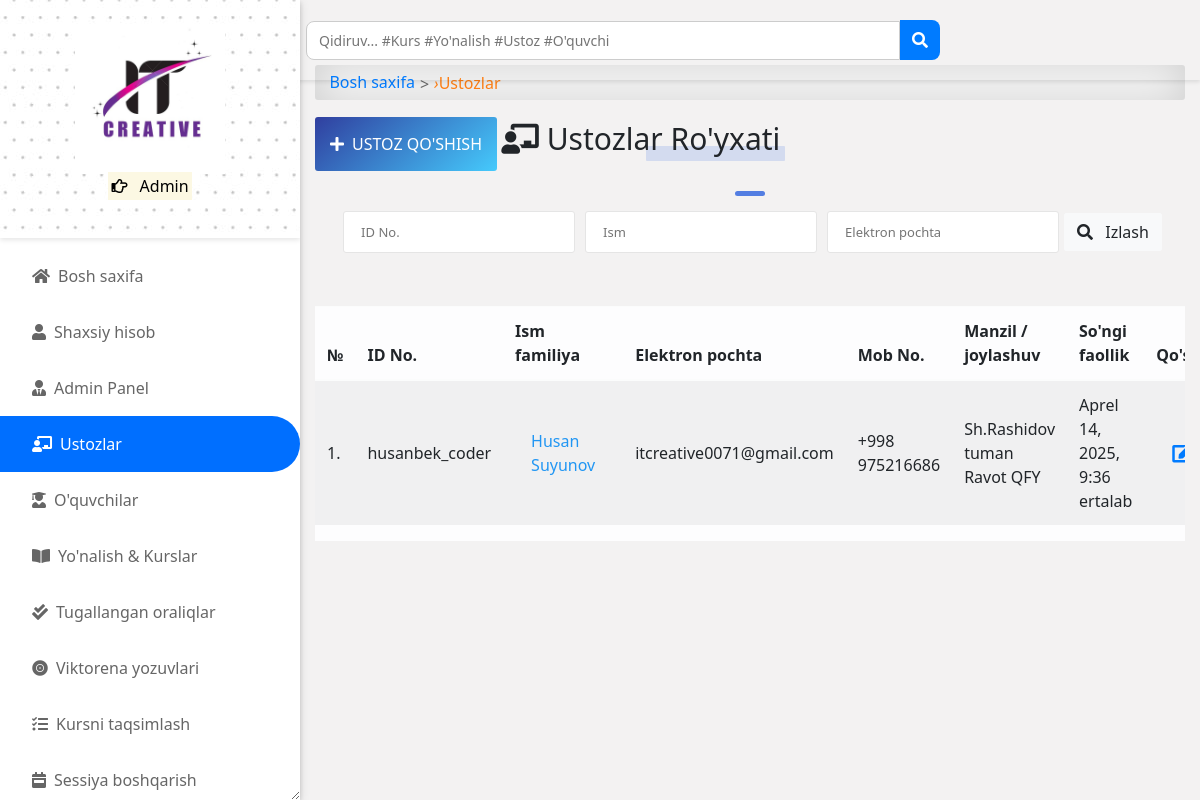
/accounts/lecturers/ (signed in), run on the app's committed database.
### accounts/models.py (models this page shows, shortened)
class User(AbstractUser):
    is_student = models.BooleanField(default=False)
    is_lecturer = models.BooleanField(default=False)
    is_parent = models.BooleanField(default=False)
    is_dep_head = models.BooleanField(default=False)
    phone = models.CharField(max_length=60, blank=True, null=True)
    address = models.CharField(max_length=60, blank=True, null=True)
    picture = models.ImageField(upload_to='profile_pictures/%y/%m/%d/', default='default.png', null=True)
    email = models.EmailField(blank=True, null=True)
    username_validator = ASCIIUsernameValidator()
    objects = UserManager()
    @property
    def get_full_name(self):
        full_name = self.username
        if self.first_name and self.last_name:
            full_name = self.first_name + " " + self.last_name
        return full_name
    @property
    def get_user_role(self):
        if self.is_superuser:
            return "Admin"
        elif self.is_student:
            return "Talaba"  # Tarjima qilindi
        elif self.is_lecturer:
            return "O'qituvchi"  # Tarjima qilindi
        elif self.is_parent:
            return "Ota-Ona"  # Tarjima qilindi

### accounts/views.py (the view)
# urls.py: path('lecturers/', LecturerListView.as_view(), name='lecturer_list'),
@method_decorator([login_required, admin_required], name="dispatch")
class LecturerListView(ListView):
    queryset = User.objects.filter(is_lecturer=True)
    template_name = "accounts/lecturer_list.html"
    paginate_by = 10
    def get_context_data(self, **kwargs):
        context = super().get_context_data(**kwargs)
        context["title"] = "O'qituvchilar | IT Creative LMS"
        return context

### templates/accounts/lecturer_list.html (shortened to what this page needs)
{% extends 'base.html' %}
{% block content %}
<div id="input-nav"><a href="{% url 'home' %}" class="primary1">Bosh saxifa</a> <i>&rsaquo;</i> Ustozlar</div>
{% if request.user.is_superuser %}
<a class="add-button" href="{% url 'add_lecturer' %}"><i class="fas fa-plus"></i>Ustoz qo'shish</a>
{% endif %}
<p class="title-1"><i class="fas fa-chalkboard-teacher"></i>Ustozlar ro'yxati</p>
<div class="title-line"></div>
<div class="content-center">
    <form class="search-form" action="" method="POST">{% csrf_token %}
        <input class="au-input" type="text" name="id_no" placeholder="ID No." value="{{ request.GET.id_no }}"/>
        <input class="au-input" type="text" name="name" placeholder="Ism" value="{{ request.GET.name }}"/>
        <input class="au-input" type="text" name="email" placeholder="Elektron pochta" value="{{ request.GET.email }}"/>
        <button class="btn btn-light" type="submit">
            <i class="fas fa-search"></i> Izlash
        </button>
    </form>
</div>
<div class="table-responsive table-shadow table-light table-striped m-0 mt-5">
    <table class="table">
        <thead>
            <tr>
                <th>№</th>
                <th> ID No. </th>
                <th> Ism familiya </th>
                <th> Elektron pochta </th>
                <th> Mob No. </th>
                <th> Manzil / joylashuv </th>
                <th> So'ngi faollik </th>
                {% if request.user.is_superuser %}
                <th> Qo'shimcha </th>
                {% endif %}
            </tr>
        </thead>
        <tbody>
            {% for lecturer in object_list %}
            <tr>
                <td> {{ forloop.counter }}.</td>
                <td>{{ lecturer.username }}</td>
                <td><a href="{% url 'profile_single' lecturer.id %}">{{ lecturer.get_full_name }}</a></td>
                <td>{{ lecturer.email }}</td>
                <td>{{ lecturer.phone }}</td>
                <td>{{ lecturer.address }}</td>
                <td>{{ lecturer.last_login }}</td>
                {% if request.user.is_superuser %}
                <td>
                    <div class="update-delete">
                        <a href="{% url 'staff_edit' pk=lecturer.pk %}" class="update"><i class="fas fa-edit"></i></a>
                    </div>
                </td>
                {% endif %}
            {% endfor %}
        </tbody>
    </table>
</div>
{% endblock content %}

### templates/aside.html (shortened to what this page needs)
{% load static %}
<head>
</head>
<div id="side-nav">
	<div class="main-menu">
		<div class="top-side text-center py-4" style="background-image: url({% static 'img/dotted.jpg' %});">
			<img src="{% static 'img/logo.png' %}" width="150px" alt="IT Creative">
			<p class="text-orange">
				<mark>
					<i class="far fa-hand-point-right"></i>
					{{ request.user.get_user_role }}
				</mark>
			</p>
		</div>
		{% url 'home' as hom %} {% url 'dashboard' as dash %} {% url 'profile' as prof %}
		{% url 'lecturer_list' as lec %}
		{% url 'student_list' as stu %} {% url 'course_allocation_view' as cav %}
		{% url 'programs' as pro %} {% url 'session_list' as sess %} {% url 'semester_list' as sem %}
		{% url 'quiz_progress' as qpr %} {% url 'quiz_marking' as qce %} {% url 'user_course_list' as ucl %}
		{% url 'admin_panel' as admin_p %}
		<ul>
			<li class="{% if request.path == hom %}active{% endif %}">
				<a href="{% url 'home' %}"><i class="fas fa-home"></i>Bosh saxifa</a>
			</li>
			<li class="{% if request.path == prof %}active{% endif %}">
				<a href="{% url 'profile' %}"><i class="fas fa-user"></i>Shaxsiy hisob</a>
			</li>
			{% if request.user.is_superuser %}
			<li class="{% if request.path == admin_p %}active{% endif %}">
				<a href="{% url 'admin_panel' %}"><i class="fas fa-user-tie"></i>Admin Panel</a>
			</li>
			<li class="{% if request.path == lec %}active{% endif %}">
				<a href="{% url 'lecturer_list' %}"><i class="fas fa-chalkboard-teacher"></i>Ustozlar</a>
			</li>
			<li class="{% if request.path == stu %}active{% endif %}">
				<a href="{% url 'student_list' %}"><i class="fas fa-user-graduate"></i>O'quvchilar</a>
			</li>
			{% endif %}
			<li class="{% if request.path == pro %}active{% endif %}">
				<a href="{% url 'programs' %}"><i class="fas fa-book-open"></i>Yo'nalish & Kurslar</a>
			</li>
			{% if request.user.is_superuser or request.user.is_lecturer %}
			<li class="{% if request.path == qce %}active{% endif %}">
				<a href="{% url 'quiz_marking' %}"><i class="fas fa-check-double"></i>Tugallangan oraliqlar</a>
			</li>
			{% endif %}
			{% if request.user.is_superuser %}
			<li class="{% if request.path == qpr %}active{% endif %}">
				<a href="{% url 'quiz_progress' %}"><i class="fas fa-record-vinyl"></i>Viktorena yozuvlari</a>
			</li>
			<li class="{% if request.path == cav %}active{% endif %}">
				<a href="{% url 'course_allocation_view' %}"><i class="fas fa-tasks"></i>Kursni taqsimlash</a>
			</li>
			<li class="{% if request.path == sess %}active{% endif %}">
				<a href="{% url 'session_list' %}"><i class="fas fa-calendar-week"></i>Sessiya boshqarish</a>
			</li>
			{% endif %}
			<br />
		</ul>
	</div>
</div>

### static/css/all.css (style rules this page uses)
.fa, .fas, .far, .fal, .fad, .fab { -moz-osx-font-smoothing: grayscale; -webkit-font-smoothing: antialiased; display: inline-block; font-style: normal; font-variant: normal; text-rendering: auto; line-height: 1; }
.fa-book-open:before { content: "\f518"; }
.fa-calendar-week:before { content: "\f784"; }
.fa-chalkboard-teacher:before { content: "\f51c"; }
.fa-check-double:before { content: "\f560"; }
.fa-edit:before { content: "\f044"; }
.fa-hand-point-right:before { content: "\f0a4"; }
.fa-home:before { content: "\f015"; }
.fa-plus:before { content: "\f067"; }
.fa-record-vinyl:before { content: "\f8d9"; }
.fa-search:before { content: "\f002"; }
.fa-tasks:before { content: "\f0ae"; }
.fa-user:before { content: "\f007"; }
.fa-user-graduate:before { content: "\f501"; }
.fa-user-tie:before { content: "\f508"; }
.far { font-family: 'Font Awesome 5 Free'; font-weight: 400; }
.fa, .fas { font-family: 'Font Awesome 5 Free'; font-weight: 900; }

### templates/base.html (style rules this page uses)
* { -webkit-user-select: none; -moz-user-select: none; -ms-user-select: none; user-select: none; }
body { -webkit-touch-callout: none; }

### templates/aside.html (style rules this page uses)
.top-side { background-size: cover; background-position: top center; }
* { -webkit-user-select: none; -moz-user-select: none; -ms-user-select: none; user-select: none; }
body { -webkit-touch-callout: none; }

### templates/navbar.html (style rules this page uses)
* { margin: 0; padding: 0; box-sizing: border-box; font-family: 'Segoe UI', Tahoma, Geneva, Verdana, sans-serif; }

### data on the page
User: user.get_user_role "Admin"
User: username "husanbek_coder", get_full_name "Husan Suyunov", email "itcreative0071@gmail.com", phone "+998 975216686", address "Sh.Rashidov tuman Ravot QFY", last_login "Aprel 14, 2025, 9:36 ertalab"
